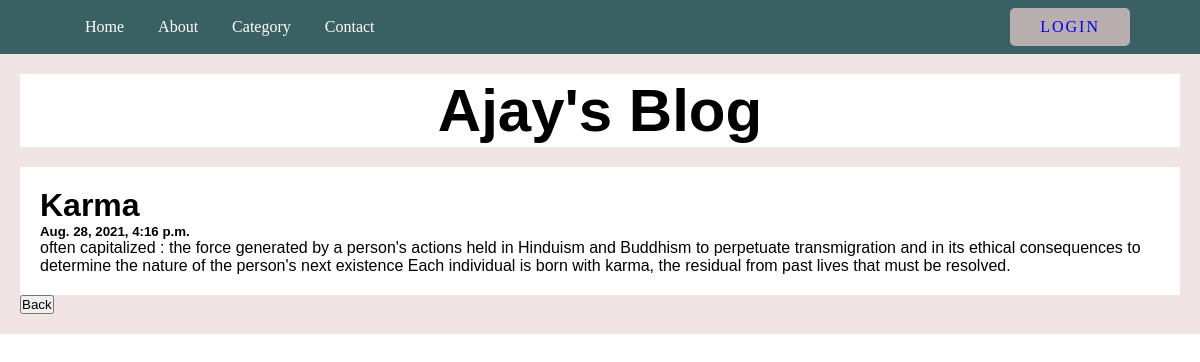
The app's page /post/1/ with its own data.
### posts/models.py (models this page shows, shortened)
class Post(models.Model):
    title = models.CharField(max_length=100)
    body = models.CharField(max_length=1000000)
    created_at = models.DateTimeField(default=datetime.now, blank=True)

### posts/views.py (the view)
# urls.py: path('post/<str:pk>/', views.post, name='post')
def post(request, pk):
    pt = Post.objects.get(id=pk)
    return render(request, 'posts.html', {'pt':pt})

### templates/posts.html (shortened to what this page needs)
{% extends 'base.html' %}
{% block body %}
<div class="post-border-outline">
  <div class="posts-header">
    <h2>Ajay's Blog</h2>
  </div>
  <div class="posts-row">
    <div class="posts-leftcolumn">
      <div class="posts-card">
        <h1>{{pt.title}}</h1>
        <h5>{{pt.created_at}}</h5>
        <p>{{pt.body}}</p>
      </div>
    </div>
  </div>
  <a href="{% url 'posts' %}">
    <button>Back</button>
  </a>
</div>
{% endblock body %}

### static/css/base.css (style rules this page uses)
* { box-sizing: border-box; margin: 0; padding: 0; }
a { text-decoration: none; }

### static/css/post.css (style rules this page uses)
.post-border-outline { font-family: Arial; padding: 20px; background: #f0e4e4; }
.posts-header { padding: 2px; font-size: 40px; text-align: center; background: white; }
.posts-leftcolumn { float: left; width: 100%; }
.posts-card { background-color: white; padding: 20px; margin-top: 20px; }
.posts-row:after { content: ""; display: table; clear: both; }

### records on screen
Post: title "Karma", created_at "Aug. 28, 2021, 4:16 p.m.", body "often capitalized : the force generated by a person's actions held in Hinduism and Buddhism to perpetuate transmigration and in its ethical consequences to determine the nature of the person's next existence Each individual is born with karma, the residual from past lives that must be resolved."
